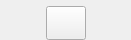
<?xml version="1.0" encoding="UTF-8"?>
<ui version="4.0">
 <class>Customizephrasebtn</class>
 <widget class="QWidget" name="Customizephrasebtn">
  <property name="geometry">
   <rect>
    <x>0</x>
    <y>0</y>
    <width>131</width>
    <height>40</height>
   </rect>
  </property>
  <property name="minimumSize">
   <size>
    <width>45</width>
    <height>40</height>
   </size>
  </property>
  <property name="windowTitle">
   <string>Form</string>
  </property>
  <layout class="QHBoxLayout" name="horizontalLayout_2">
   <property name="leftMargin">
    <number>0</number>
   </property>
   <property name="topMargin">
    <number>0</number>
   </property>
   <property name="rightMargin">
    <number>0</number>
   </property>
   <property name="bottomMargin">
    <number>0</number>
   </property>
   <item>
    <layout class="QHBoxLayout" name="horizontalLayout">
     <property name="topMargin">
      <number>6</number>
     </property>
     <item>
      <spacer name="horizontalSpacer">
       <property name="orientation">
        <enum>Qt::Horizontal</enum>
       </property>
       <property name="sizeHint" stdset="0">
        <size>
         <width>40</width>
         <height>20</height>
        </size>
       </property>
      </spacer>
     </item>
     <item>
      <widget class="QPushButton" name="btn">
       <property name="minimumSize">
        <size>
         <width>0</width>
         <height>25</height>
        </size>
       </property>
       <property name="maximumSize">
        <size>
         <width>16635</width>
         <height>16635</height>
        </size>
       </property>
       <property name="text">
        <string/>
       </property>
      </widget>
     </item>
     <item>
      <spacer name="horizontalSpacer_2">
       <property name="orientation">
        <enum>Qt::Horizontal</enum>
       </property>
       <property name="sizeHint" stdset="0">
        <size>
         <width>40</width>
         <height>20</height>
        </size>
       </property>
      </spacer>
     </item>
    </layout>
   </item>
  </layout>
 </widget>
 <resources/>
 <connections/>
</ui>
